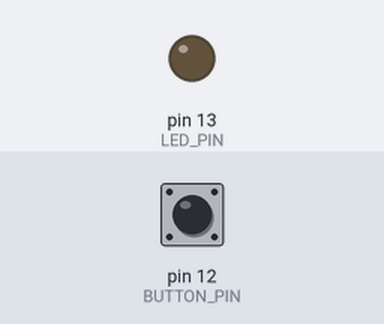
Bench run of a sketch on a simulated Arduino Uno, built with avr-gcc and run on an emulated ATmega328P. On the bench: output pins drawn as LEDs (lit = HIGH). Dashed ring = blinking. The test bench sets the inputs (shaded band); at power-on: pin 12 (BUTTON_PIN) HIGH.

Above: at 1.2 s.
1.3 s: pin 12 (BUTTON_PIN) pulled LOW for 1 s
At 1.42 s:
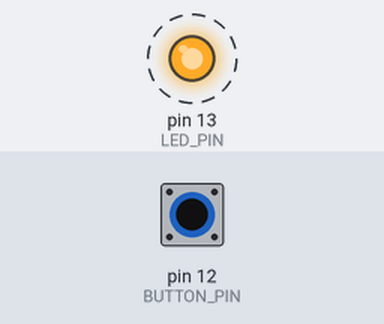
3.8 s: pin 12 (BUTTON_PIN) pulled LOW for 0.15 s
At 4.4 s:
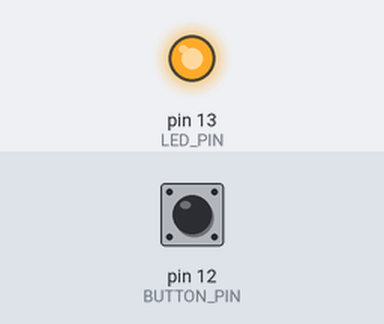
5.4 s: pin 12 (BUTTON_PIN) pulled LOW for 3.2 s
At 9.1 s:
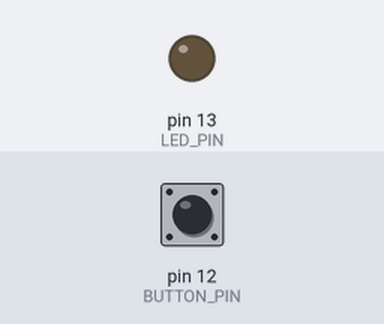
Timing chart, 0 to 10.6 s (numbered marks = the images above; inputs shaded):
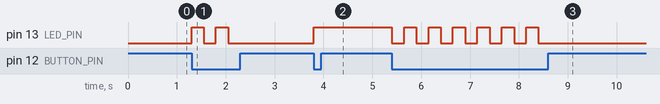

Measured:
- after the input at 1.3 s, pin 13 (LED_PIN): alternates HIGH for 0.25 s and LOW for 0.25 s, 4 changes in all, then stays LOW, starting at once
- after the input at 3.8 s, pin 13 (LED_PIN): LOW → HIGH at once
- after the input at 5.4 s, pin 13 (LED_PIN): alternates HIGH for 0.25 s and LOW for 0.25 s, 13 changes in all, then stays LOW, starting at once

The sketch:

buttonbeki.ino
```cpp
/* Blink led with button */

const uint8_t LED_PIN = 13;
const uint8_t BUTTON_PIN = 12;
uint8_t button_state = 0;
bool led = false;

void setup() {
    pinMode(LED_PIN, OUTPUT);
    pinMode(BUTTON_PIN, INPUT);
}

void loop() {
    button_state = digitalRead(BUTTON_PIN);
    if (button_state == LOW && led == false) {      // Button is in LOW state if it is pushed
        digitalWrite(LED_PIN, HIGH);
        led = true;
        delay(250);
    }
    else if (button_state == LOW && led == true) {
        digitalWrite(LED_PIN, LOW);
        led = false;
        delay(250);
    }
}
```
